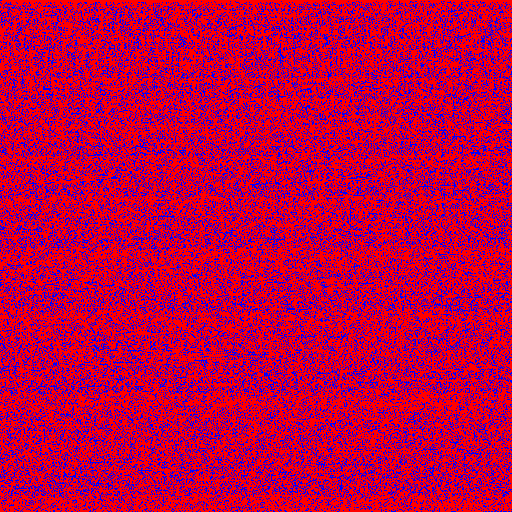
Frame 1 (no input)
Frame 2 (the mouse pressed at the canvas centre, redrawn once): identical to frame 1, image omitted

The Processing sketch that drew this single still picture (run headless with seeded random() and noise(); the mouse was pressed at the canvas centre and the sketch redrawn once):

// Processing sketch: raytracing_1
// ── raytracing_1.pde
void setup()
{
  size(512, 512);
  background(color(0, 0, 0));

  noSmooth();
  noLoop();
}

final float radius = 1.0f;

void draw()
{
  PVector pc = new PVector(0.0, 0.0, 5.0);
  PVector pe = new PVector(0.0, 0.0, -5.0);
  PVector pw = new PVector(0.0, 0.0, 0.0);
  for (int y=0; y<height; ++y)
  {
    pw.y = -2.0*y/(height-1.0) + 1.0;
    for (int x=0; x<width; ++x)
    {
      // convert (x, y) to 3D coordinate
      // sphare: x^2 + y^2 + (z-5)^2 = 1
      pw.x = 2.0*x/(width-1.0) - 1.0;
      PVector de = pw.sub(pe);
      PVector vtmp = pe.sub(pc);
      float A = de.magSq();
      float B = 2 * de.dot(vtmp);
      float C = vtmp.magSq() - radius*radius;
      float condition = B*B-4*A*C;
      if (condition >= 0.0)
      {
        stroke(color(255, 0, 0));
      }
      else
      {
        stroke(color(0, 0, 255));
      }
      point(x, y);
    }
  }
}
